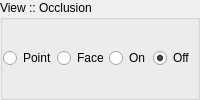
          <widget class="QGroupBox" name="gbOcclusionOption">
           <property name="title">
            <string>View :: Occlusion </string>
           </property>
           <layout class="QGridLayout" name="gridLayout_2">
            <property name="sizeConstraint">
             <enum>QLayout::SetMinimumSize</enum>
            </property>
            <property name="margin">
             <number>0</number>
            </property>
            <property name="spacing">
             <number>0</number>
            </property>
            <item row="0" column="0">
             <widget class="QRadioButton" name="radioOcclusionViewPoint">
              <property name="text">
               <string>Point</string>
              </property>
              <property name="checked">
               <bool>false</bool>
              </property>
             </widget>
            </item>
            <item row="0" column="1">
             <widget class="QRadioButton" name="radioOcclusionViewFace">
              <property name="text">
               <string>Face</string>
              </property>
             </widget>
            </item>
            <item row="0" column="3">
             <widget class="QRadioButton" name="radioOcclusionViewOff">
              <property name="text">
               <string>Off</string>
              </property>
              <property name="checked">
               <bool>true</bool>
              </property>
             </widget>
            </item>
            <item row="0" column="2">
             <widget class="QRadioButton" name="radioOcclusionViewOn">
              <property name="text">
               <string>On</string>
              </property>
              <property name="checked">
               <bool>false</bool>
              </property>
             </widget>
            </item>
           </layout>
          </widget>
